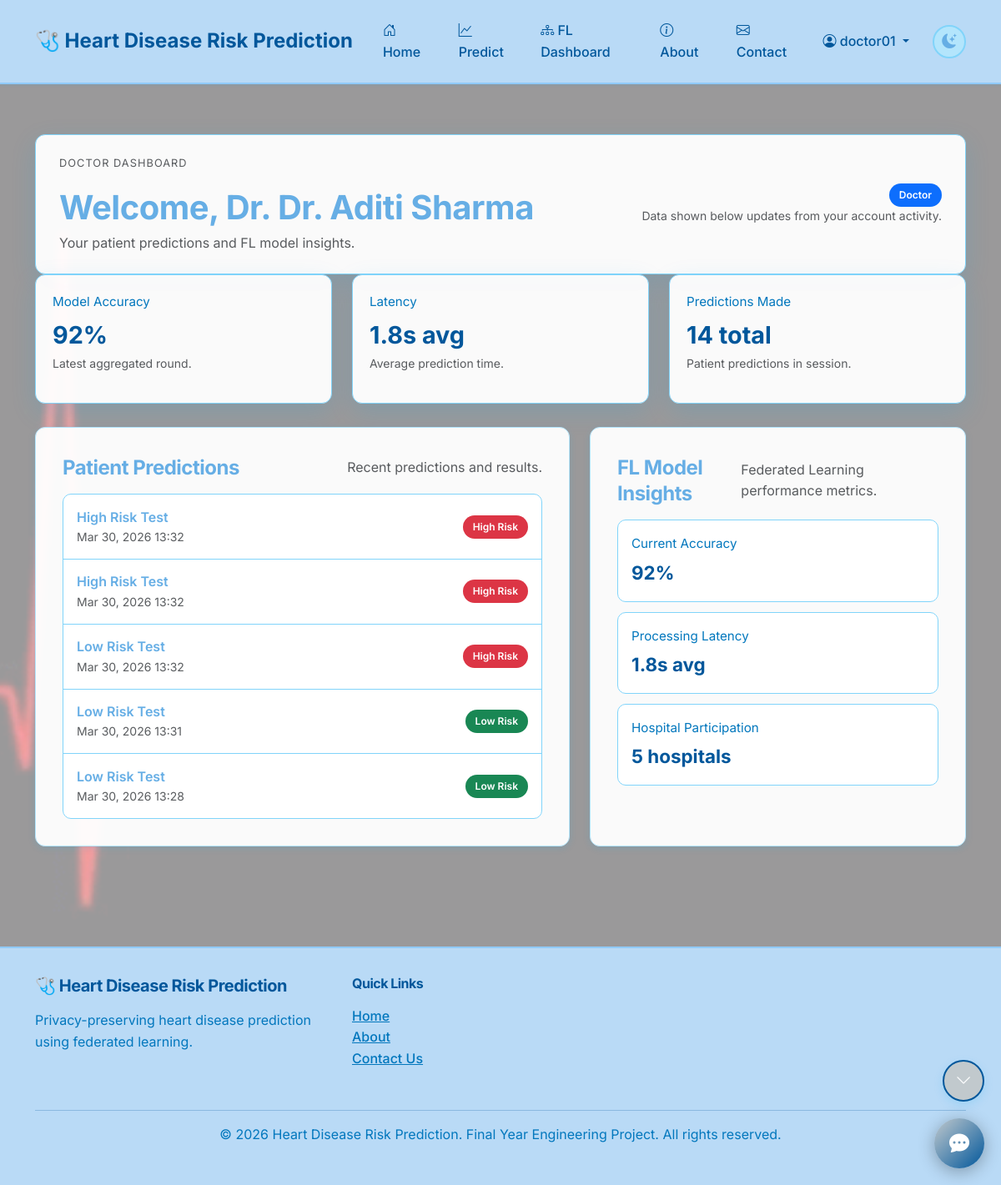
The page /accounts/dashboard/ (signed in) on the database as committed earlier.
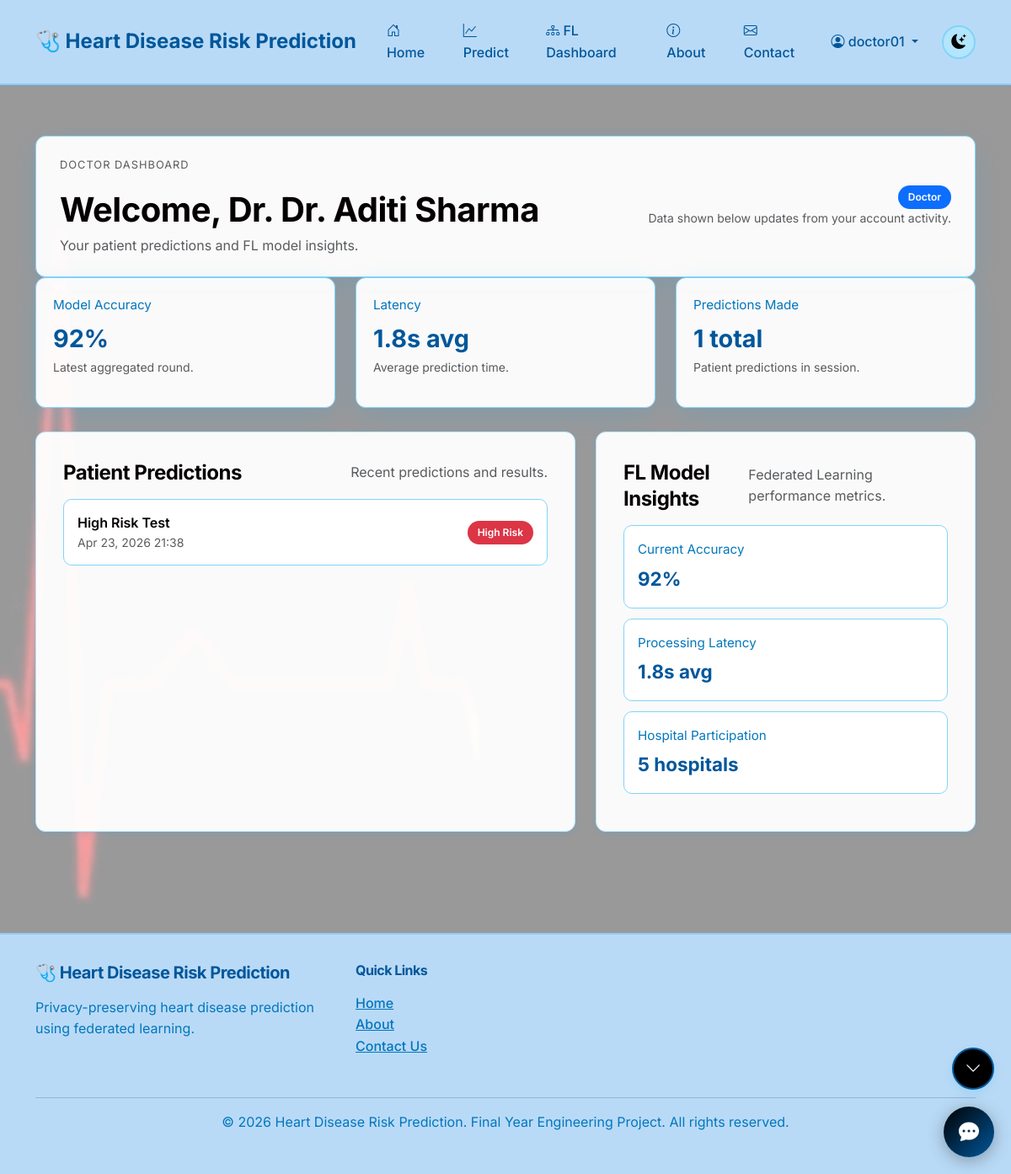
The same page on the database as committed later.
### accounts/models.py (models this page shows, shortened)
class UserProfile(models.Model):
    USER_TYPE_CHOICES = [
        ('hospital', 'Hospital'),
        ('doctor', 'Doctor'),
    ]
    user = models.OneToOneField(User, on_delete=models.CASCADE, related_name='profile')
    user_type = models.CharField(max_length=10, choices=USER_TYPE_CHOICES)
    phone = models.CharField(max_length=15, blank=True, null=True)
    created_at = models.DateTimeField(auto_now_add=True)
    updated_at = models.DateTimeField(auto_now=True)
    class Meta:
        verbose_name = 'User Profile'
        verbose_name_plural = 'User Profiles'

### prediction/models.py (models this page shows, shortened)
class PredictionResult(models.Model):
    RISK_LEVELS = [
        ('low', 'Low Risk'),
        ('high', 'High Risk'),
    ]
    patient_data = models.ForeignKey(PatientData, on_delete=models.CASCADE, related_name='predictions')
    doctor = models.ForeignKey(Doctor, on_delete=models.CASCADE, related_name='predictions')
    prediction = models.CharField(max_length=10, choices=RISK_LEVELS)
    probability = models.FloatField(help_text="Probability of heart disease (0-100%)")
    confidence_score = models.FloatField(default=0.0)
    model_version = models.CharField(max_length=50, default='v1.0')
    predicted_at = models.DateTimeField(auto_now_add=True)
    notes = models.TextField(blank=True, null=True, help_text="Doctor's notes")
    class Meta:
        ordering = ['-predicted_at']
        verbose_name = 'Prediction Result'
        verbose_name_plural = 'Prediction Results'

class PatientData(models.Model):
    GENDER_CHOICES = [
        ('M', 'Male'),
        ('F', 'Female'),
    ]
    CHEST_PAIN_CHOICES = [
        (0, 'Typical Angina'),
        (1, 'Atypical Angina'),
        (2, 'Non-anginal Pain'),
        (3, 'Asymptomatic'),
    ]
    doctor = models.ForeignKey(Doctor, on_delete=models.CASCADE, related_name='patients')
    patient_name = models.CharField(max_length=200)
    age = models.IntegerField()
    gender = models.CharField(max_length=1, choices=GENDER_CHOICES)
    chest_pain_type = models.IntegerField(choices=CHEST_PAIN_CHOICES)
    resting_bp = models.IntegerField(help_text="Resting Blood Pressure (mm Hg)")
    cholesterol = models.IntegerField(help_text="Serum Cholesterol (mg/dl)")
    fasting_bs = models.BooleanField(default=False, help_text="Fasting Blood Sugar > 120 mg/dl")
    resting_ecg = models.IntegerField(default=0, help_text="Resting ECG results (0-2)")
    max_heart_rate = models.IntegerField(help_text="Maximum Heart Rate Achieved")
    exercise_angina = models.BooleanField(default=False, help_text="Exercise Induced Angina")
    oldpeak = models.FloatField(help_text="ST Depression Induced by Exercise")
    st_slope = models.IntegerField(default=0, help_text="Slope of Peak Exercise ST Segment (0-2)")
    created_at = models.DateTimeField(auto_now_add=True)
    updated_at = models.DateTimeField(auto_now=True)
    class Meta:
        ordering = ['-created_at']
        verbose_name = 'Patient Data'
        verbose_name_plural = 'Patient Data Records'

### accounts/views.py (the view, shortened to what this page needs)
# urls.py: path('dashboard/', views.user_dashboard, name='dashboard'),
@login_required
def user_dashboard(request):
    user_role = request.session.get('user_role', 'user')
    profile = getattr(request.user, 'profile', None)
    if profile and profile.user_type:
        user_role = profile.user_type
        logger.info('Dashboard: %s role from SQL profile: %s', request.user.username, user_role)
    else:
        logger.info('Dashboard: %s using session role: %s', request.user.username, user_role)
    prediction_history = []
    insights = {
        'accuracy': '92%',
        'latency': '1.8s avg',
        'notes': 'Insights will expand as more predictions are recorded.'
    }
    if user_role == 'doctor':
        doctor = getattr(request.user, 'doctor', None)
        if doctor is None:
            doctor = Doctor.objects.filter(user=request.user).first()
        prediction_results = []
        prediction_count = 0
        if doctor:
            prediction_results = (
                PredictionResult.objects
                .filter(doctor=doctor)
                .select_related('patient_data')
                .order_by('-predicted_at')[:5]
            )
            prediction_count = PredictionResult.objects.filter(doctor=doctor).count()
        context = {
            'page_title': f'Doctor Dashboard - {request.user.first_name or request.user.username}',
            'active_page': 'dashboard',
            'role': 'doctor',
            'role_display': 'Doctor',
            'profile': profile,
            'prediction_history': prediction_history,
            'insights': insights,
            'doctor_name': request.user.first_name or request.user.username,
            'doctor': doctor,
            'prediction_results': prediction_results,
            'prediction_count': prediction_count,
        }
    return render(request, 'accounts/dashboard.html', context)

### templates/accounts/dashboard.html (shortened to what this page needs)
{% extends 'base.html' %}
{% load static %}
{% block extra_css %}
<link rel="stylesheet" href="{% static 'css/style.css' %}">
{% endblock %}
{% block content %}
<section class="dashboard-shell fade-in-up">
    <header class="dashboard-hero glass-card">
        <div>
            <p class="eyebrow text-muted">
                {% if role == 'doctor' %}
                DOCTOR DASHBOARD
                {% elif role == 'hospital' %}
                HOSPITAL ADMIN
                {% else %}
                SECURE FEDERATED LEARNING
                {% endif %}
            </p>
            <h1 class="fw-bold mb-1">
                {% if role == 'doctor' %}
                Welcome, Dr. {{ doctor_name|default:request.user.username }}
                {% elif role == 'hospital' %}
                Welcome, {{ hospital_name|default:request.user.username }}
                {% else %}
                Welcome, {{ request.user.username|default:"User" }}
                {% endif %}
            </h1>
            <p class="text-muted mb-0">
                {% if role == 'doctor' %}
                Your patient predictions and FL model insights.
                {% elif role == 'hospital' %}
                Hospital data management and doctor oversight.
                {% else %}
                Your personalized HeartFL overview.
                {% endif %}
            </p>
        </div>
        <div class="hero-meta text-end">
            <span class="badge bg-primary">{{ role_display }}</span>
            <small class="text-muted d-block">Data shown below updates from your account activity.</small>
        </div>
    </header>
    {% if role == 'doctor' %}
    <div class="row g-4">
        <div class="col-md-4">
            <div class="stat-card glass-card">
                <div class="stat-label">Model Accuracy</div>
                <div class="stat-value">{{ insights.accuracy|default:"92%" }}</div>
                <p class="text-muted small">Latest aggregated round.</p>
            </div>
        </div>
        <div class="col-md-4">
            <div class="stat-card glass-card">
                <div class="stat-label">Latency</div>
                <div class="stat-value">{{ insights.latency|default:"1.8s" }}</div>
                <p class="text-muted small">Average prediction time.</p>
            </div>
        </div>
        <div class="col-md-4">
            <div class="stat-card glass-card">
                <div class="stat-label">Predictions Made</div>
                <div class="stat-value">{{ prediction_count|default:"0" }} <span class="stat-unit">total</span></div>
                <p class="text-muted small">Patient predictions in session.</p>
            </div>
        </div>
    </div>
    <div class="row g-4 mt-1">
        <div class="col-lg-7">
            <div class="glass-card h-100">
                <div class="card-heading">
                    <h4 class="fw-bold mb-0">Patient Predictions</h4>
                    <p class="text-muted mb-0">Recent predictions and results.</p>
                </div>
                <ul class="history-list">
                    {% for result in prediction_results %}
                    <li class="history-item">
                        <div>
                            <div class="history-title">{{ result.patient_data.patient_name|default:"Patient" }}</div>
                            <div class="text-muted small">{{ result.predicted_at|date:"M d, Y H:i" }}</div>
                        </div>
                        {% if result.prediction == 'high' %}
                        <span class="badge bg-danger">High Risk</span>
                        {% else %}
                        <span class="badge bg-success">Low Risk</span>
                        {% endif %}
                    </li>
                    {% empty %}
                    <li class="history-item text-muted">No predictions yet. Make your first prediction to get started.</li>
                    {% endfor %}
                </ul>
            </div>
        </div>
        <div class="col-lg-5">
            <div class="glass-card h-100">
                <div class="card-heading">
                    <h4 class="fw-bold mb-0">FL Model Insights</h4>
                    <p class="text-muted mb-0">Federated Learning performance metrics.</p>
                </div>
                <div class="insight-block">
                    <div class="insight-label">Current Accuracy</div>
                    <div class="insight-value">{{ insights.accuracy|default:"92%" }}</div>
                </div>
                <div class="insight-block">
                    <div class="insight-label">Processing Latency</div>
                    <div class="insight-value">{{ insights.latency|default:"1.8s" }}</div>
                </div>
                <div class="insight-block">
                    <div class="insight-label">Hospital Participation</div>
                    <div class="insight-value">5 <span class="stat-unit">hospitals</span></div>
                </div>
            </div>
        </div>
    </div>
    {% endif %}
</section>
{% endblock %}

### templates/base.html (shortened to what this page needs)
{% load static %}
<!DOCTYPE html>
<html lang="en" data-theme="light">
<head>
    <link href="https://cdn.jsdelivr.net/npm/bootstrap@5.3.0/dist/css/bootstrap.min.css" rel="stylesheet">
    <link rel="stylesheet" href="https://cdn.jsdelivr.net/npm/bootstrap-icons@1.10.0/font/bootstrap-icons.css">
    <link rel="stylesheet" href="{% static 'css/theme.css' %}">
    <link rel="stylesheet" href="{% static 'css/style.css' %}">
    <link rel="stylesheet" href="{% static 'css/animations.css' %}">
    {% block extra_css %}{% endblock %}
</head>
<body>
    <nav class="navbar navbar-expand-lg sticky-top">
        <div class="container">
            <a class="navbar-brand" href="{% url 'core:home' %}">
                <span>🩺 Heart Disease Risk Prediction</span>
            </a>
            <div class="collapse navbar-collapse" id="navbarNav">
                <ul class="navbar-nav ms-auto align-items-center">
                    <li class="nav-item">
                        <a class="nav-link {% if active_page == 'home' %}active{% endif %}" href="{% url 'core:home' %}" aria-label="Home">
                            <i class="bi bi-house-door"></i> Home
                        </a>
                    </li>
                    {% if not user.is_superuser %}
                        <li class="nav-item">
                            <a class="nav-link {% if active_page == 'predict' %}active{% endif %}" href="{% url 'prediction:predict' %}" aria-label="Predict">
                                <i class="bi bi-graph-up"></i> Predict
                            </a>
                        </li>
                    {% endif %}
                    <li class="nav-item">
                        <a class="nav-link {% if active_page == 'fl_dashboard' %}active{% endif %}" href="{% url 'federated:dashboard' %}" aria-label="Federated Learning Dashboard">
                            <i class="bi bi-diagram-3"></i> FL Dashboard
                        </a>
                    </li>
                    <li class="nav-item">
                        <a class="nav-link {% if active_page == 'about' %}active{% endif %}" href="{% url 'core:about' %}" aria-label="About">
                            <i class="bi bi-info-circle"></i> About
                        </a>
                    </li>
                    {% if not user.is_superuser %}
                        <li class="nav-item">
                            <a class="nav-link {% if active_page == 'contact' %}active{% endif %}" href="{% url 'core:contact' %}" aria-label="Contact">
                                <i class="bi bi-envelope"></i> Contact
                            </a>
                        </li>
                    {% endif %}
                    {% if user.is_authenticated %}
                        <li class="nav-item dropdown">
                            <a class="nav-link dropdown-toggle" href="#" id="userDropdown" role="button" data-bs-toggle="dropdown" aria-expanded="false">
                                <i class="bi bi-person-circle"></i> {{ user.username }}
                            </a>
                        </li>
                    {% else %}
                        <li class="nav-item">
                            <a class="nav-link {% if active_page == 'login' %}active{% endif %}" href="{% url 'accounts:login' %}" aria-label="Login">
                                <i class="bi bi-box-arrow-in-right"></i> Login
                            </a>
                        </li>
                    {% endif %}
                    <li class="nav-item ms-2">
                        <button class="theme-toggle" id="themeToggle" title="Toggle Light Blue/Dark Green Mode" aria-label="Toggle light blue and dark green mode">
                            <i class="bi bi-moon-stars-fill" id="themeIcon"></i>
                        </button>
                    </li>
                </ul>
            </div>
        </div>
    </nav>
    <div class="main-container" style="padding-top: 20px;">
        <div class="container">
            <main id="main-content">
                {% block content %}{% endblock %}
            </main>
        </div>
    </div>
    <div class="page-nav-buttons">
        <button id="pageDownBtn" class="page-nav-btn page-down" title="Scroll to Bottom" aria-label="Scroll to bottom">
            <i class="bi bi-chevron-down"></i>
        </button>
    </div>
    <div class="chatbot-widget" id="chatbotWidget">
        <button class="chatbot-toggle" id="chatbotToggle" title="AI Assistant" aria-label="Open AI Assistant">
            <i class="bi bi-chat-dots-fill"></i>
        </button>
    </div>
    <footer class="footer mt-5">
        <div class="container">
            <div class="row">
                <div class="col-md-4 mb-3">
                    <h5> 🩺 Heart Disease Risk Prediction</h5>
                    <p>Privacy-preserving heart disease prediction using federated learning.</p>
                </div>
                <div class="col-md-4 mb-3">
                    <h6>Quick Links</h6>
                    <ul class="list-unstyled">
                        <li><a href="{% url 'core:home' %}">Home</a></li>
                        <li><a href="{% url 'core:about' %}">About</a></li>
                        <li><a href="{% url 'core:contact' %}">Contact Us</a></li>
                    </ul>
                </div>
            </div>
            <hr>
            <div class="text-center">
                <p>&copy; 2026 Heart Disease Risk Prediction. Final Year Engineering Project. All rights reserved.</p>
            </div>
        </div>
    </footer>
</body>
</html>

Rows that differ between the two databases and show on the page:
removed PredictionResult: patient_data.patient_name "High Risk Test", predicted_at "Mar 30, 2026 13:32", prediction "High Risk"
removed PredictionResult: patient_data.patient_name "High Risk Test", predicted_at "Mar 30, 2026 13:32", prediction "High Risk"
removed PredictionResult: patient_data.patient_name "Low Risk Test", predicted_at "Mar 30, 2026 13:32", prediction "High Risk"
removed PredictionResult: patient_data.patient_name "Low Risk Test", predicted_at "Mar 30, 2026 13:31", prediction "Low Risk"
removed PredictionResult: patient_data.patient_name "Low Risk Test", predicted_at "Mar 30, 2026 13:28", prediction "Low Risk"
added PredictionResult: patient_data.patient_name "High Risk Test", predicted_at "Apr 23, 2026 21:38", prediction "High Risk"
Other text that changed with them:
{{ prediction_count|default:"0" }}: "14" → "1"
